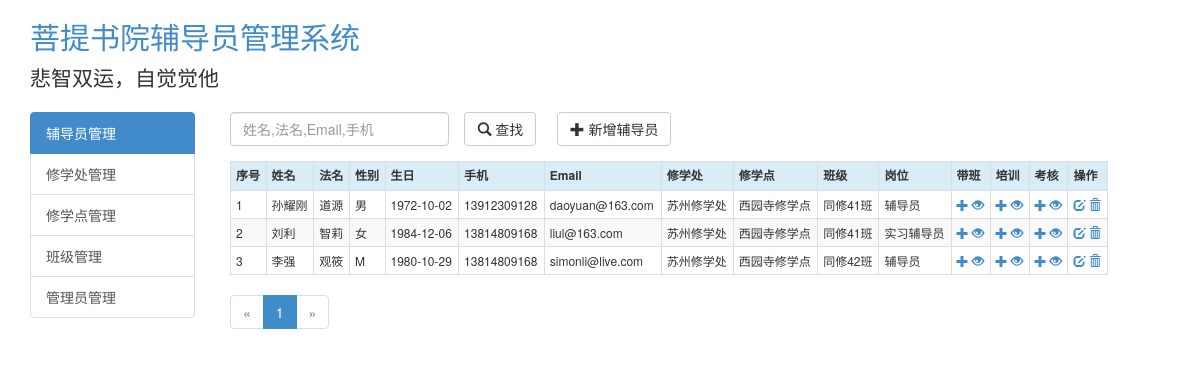
The page /counselor/list (signed in) on the database its author committed.
### putidms/models/counselor.py (models this page shows, shortened)
class Counselor(db.Model):
    __tablename__ = 'counselors'
    id = db.Column(db.Integer, primary_key=True, autoincrement=True)
    username = db.Column(db.String(100), nullable=False, index=True)
    religiousname = db.Column(db.String(100))
    gender = db.Column(db.String(50))
    birthday = db.Column(db.Date)
    mobile = db.Column(db.String(50))
    email = db.Column(db.String(100))
    class_id = db.Column(db.Integer, db.ForeignKey('classes.id'))
    duty_id = db.Column(db.Integer, db.ForeignKey('duties.id'))  # 岗位
    is_delete = db.Column(db.Integer, default=0)
    create_user = db.Column(db.Integer)
    create_time = db.Column(db.DateTime, default=datetime.utcnow)
    update_user = db.Column(db.Integer)
    update_time = db.Column(db.DateTime, default=datetime.utcnow)
    lead_class_records = db.relationship('LeadClassRecord', backref='counselor', lazy='dynamic')
    training_records = db.relationship('TrainingRecord', backref='counselor', lazy='dynamic')
    evaluation_records = db.relationship('EvaluationRecord', backref='counselor', lazy='dynamic')

### putidms/models/org.py (models this page shows, shortened)
class Division(db.Model):
    __tablename__ = 'divisions'
    id = db.Column(db.Integer, primary_key=True, autoincrement=True)
    name = db.Column(db.String(255), index=True, unique=True, nullable=False)
    desc = db.Column(db.Text)
    update_user = db.Column(db.Integer)
    create_time = db.Column(db.DateTime, default=datetime.utcnow)
    update_time = db.Column(db.DateTime, default=datetime.utcnow)
    departments = db.relationship('Department', backref='division', lazy='dynamic')
    users = db.relationship('User', backref='division', lazy='dynamic')

class Department(db.Model):
    __tablename__ = 'departments'
    id = db.Column(db.Integer, primary_key=True, autoincrement=True)
    name = db.Column(db.String(255), index=True, unique=True, nullable=False)
    desc = db.Column(db.Text)
    update_user = db.Column(db.Integer)
    create_time = db.Column(db.DateTime, default=datetime.utcnow)
    update_time = db.Column(db.DateTime, default=datetime.utcnow)
    division_id = db.Column(db.Integer, db.ForeignKey('divisions.id'))
    classes = db.relationship('Class', backref='department', lazy='dynamic')

class Class(db.Model):
    __tablename__ = 'classes'
    id = db.Column(db.Integer, primary_key=True, autoincrement=True)
    name = db.Column(db.String(255), index=True, unique=True, nullable=False)
    number = db.Column(db.String(255), unique=True, nullable=False, index=True)  # 班级编号
    desc = db.Column(db.Text)
    update_user = db.Column(db.Integer)
    create_time = db.Column(db.DateTime, default=datetime.utcnow)
    update_time = db.Column(db.DateTime, default=datetime.utcnow)
    department_id = db.Column(db.Integer, db.ForeignKey('departments.id'))
    counselors = db.relationship('Counselor', backref='class_', lazy='dynamic')
    lead_class_records = db.relationship('LeadClassRecord', backref='class_', lazy='dynamic')

class Duty(db.Model):
    __tablename__ = 'duties'
    id = db.Column(db.Integer, primary_key=True, autoincrement=True)
    name = db.Column(db.String(255), index=True, unique=True, nullable=False)
    desc = db.Column(db.Text)
    update_user = db.Column(db.Integer)
    create_time = db.Column(db.DateTime, default=datetime.utcnow)
    update_time = db.Column(db.DateTime, default=datetime.utcnow)
    counselors = db.relationship('Counselor', backref='duty', lazy='dynamic')
    lead_class_records = db.relationship('LeadClassRecord', backref='duty', lazy='dynamic')

### putidms/main/views.py (the view)
@mod.route('/counselor/list')
@login_required
def counselor_list():
    page = request.args.get('page', 1, type=int)
    pagination = Counselor.query.filter_by(is_delete=0).order_by(Counselor.update_time.desc()) \
        .paginate(page, per_page=current_app.config['ITEMS_PER_PAGE'], error_out=False)
    counselors = pagination.items
    return render_template('main/counselor_list.html', counselors=counselors, pagination=pagination,
                           endpoint='.counselor_list')

### putidms/models/user.py (called while the page is built)
@login_manager.user_loader
def load_user(user_id):
    return User.query.get(int(user_id))

### putidms/templates/main/counselor_list.html (shortened to what this page needs)
{% extends 'base.html' %}
{% from "_macros.html" import pagination_widget %}
{% block content %}
    <div class="row">
        <div class="col-md-12">
            <div class="row">
                <form action="{{ url_for('main.counselor_search') }}" method="post" role="form" class="form-horizontal">
                    <div class="col-md-3">
                        <div class="form-group">
                            <input class="form-control" type="text" id="keyword" name="keyword"
                                   value="{{ keyword }}"
                                   placeholder="姓名,法名,Email,手机">
                        </div>
                    </div>
                    <div class="col-md-1">
                        <button type="submit" class="btn btn-default">
                            <span class="glyphicon glyphicon-search"></span> 查找
                        </button>
                    </div>
                </form>
                <div class="col-md-2" style="margin-left: 20px;">
                    <a class="btn btn-default" href="{{ url_for('main.counselor_add') }}" role="button">
                        <span class="glyphicon glyphicon-plus"></span> 新增辅导员
                    </a>
                </div>
            </div>
            {% if counselors %}
                <div class="row">
                    <table class="table table-striped table-bordered table-hover table-condensed">
                        <tr class="info">
                            <th>序号</th>
                            <th>姓名</th>
                            <th>法名</th>
                            <th>性别</th>
                            <th>生日</th>
                            <th>手机</th>
                            <th>Email</th>
                            <th>修学处</th>
                            <th>修学点</th>
                            <th>班级</th>
                            <th>岗位</th>
                            <th>带班</th>
                            <th>培训</th>
                            <th>考核</th>
                            <th>操作</th>
                        </tr>
                        {% for c in counselors %}
                            <tr>
                                <td>{{ (pagination.page - 1) * config.ITEMS_PER_PAGE + loop.index }}</td>
                                <td>{{ c.username }}</td>
                                <td>{{ c.religiousname }} </td>
                                <td>{{ c.gender }}</td>
                                <td>{{ c.birthday }}</td>
                                <td>{{ c.mobile }}</td>
                                <td>{{ c.email }}</td>
                                <td>{{ c.class_.department.division.name }}</td>
                                <td>{{ c.class_.department.name }}</td>
                                <td>{{ c.class_.name }}</td>
                                <td>{{ c.duty.name }}</td>
                                <td>
                                    <a href="{{ url_for('main.leadclass_add',cid=c.id) }}" title="添加带班记录">
                                        <span class="glyphicon glyphicon-plus"></span>
                                    </a>
                                    <a href="{{ url_for('main.leadclass_list',cid=c.id) }}" title="查看带班记录">
                                        <span class="glyphicon glyphicon-eye-open"></span>
                                    </a>
                                </td>
                                <td>
                                    <a href="{{ url_for('main.training_add',cid=c.id) }}" title="添加培训记录">
                                        <span class="glyphicon glyphicon-plus"></span>
                                    </a>
                                    <a href="{{ url_for('main.training_list',cid=c.id) }}" title="查看培训记录">
                                        <span class="glyphicon glyphicon-eye-open"></span>
                                    </a>
                                </td>
                                <td>
                                    <a href="{{ url_for('main.evaluation_add',cid=c.id) }}" title="添加考核记录">
                                        <span class="glyphicon glyphicon-plus"></span>
                                    </a>
                                    <a href="{{ url_for('main.evaluation_list',cid=c.id) }}" title="查看考核记录">
                                        <span class="glyphicon glyphicon-eye-open"></span>
                                    </a>
                                </td>
                                <td>
                                    <a href="{{ url_for('main.counselor_edit',id=c.id) }}" title="编辑">
                                        <span class="glyphicon glyphicon-edit"></span>
                                    </a>
                                    <a href="javascript:void(0);" title="删除辅导员"
                                       onclick="confirm_delete('{{ url_for("main.counselor_delete",id=c.id) }}');">
                                        <span class="glyphicon glyphicon-trash"></span>
                                    </a>
                                </td>
                            </tr>
                        {% endfor %}
                    </table>
                    {{ pagination_widget(pagination, endpoint) }}
                </div>
            {% else %}
                <div class="row">
                    <div class="col-md-12">
                        没有找到相关资料！
                    </div>
                </div>
            {% endif %}
        </div>
    </div>
{% endblock %}

### putidms/templates/base.html (shortened to what this page needs)
<!DOCTYPE html>
<html lang="en">
<head>
    {% block css %}
        <link href="{{ url_for('static', filename='bootstrap/css/bootstrap.min.css') }}" rel="stylesheet"
              type="text/css"/>
        <link href="{{ url_for('static', filename='css/common.css') }}" rel="stylesheet" type="text/css"/>
        <link href="{{ url_for('static', filename='css/jquery-confirm.min.css') }}" rel="stylesheet" type="text/css"/>
    {% endblock %}
</head>
<body>
<header>
    <div class='header-top'>
        <div class="container">
            <h2 class="putidms-title"><a href="{{ url_for('main.index') }}">菩提书院辅导员管理系统</a></h2>
            <p class="lead signature">悲智双运，自觉觉他</p>
        </div>
    </div>
</header>
<div class="container">
    <div class="row" id="content2">
        <div class="col-md-2">
            {% block sidebar %}
                <div class="list-group">
                    <a href="{{ url_for('main.counselor_list') }}" class="list-group-item active">辅导员管理</a>
                    <a href="{{ url_for('admin.division_list') }}" class="list-group-item">修学处管理</a>
                    <a href="{{ url_for('admin.department_list') }}" class="list-group-item">修学点管理</a>
                    <a href="{{ url_for('admin.class_list') }}" class="list-group-item">班级管理</a>
                    <a href="{{ url_for('auth.user_list') }}" class="list-group-item">管理员管理</a>
                </div>
            {% endblock %}
        </div>
        <div class="col-md-9" style="margin-left: 20px;">
            <div class="row">
                <div class="col-md-12">
                    {% block content %}{% endblock %}
                </div>
            </div>
        </div>
    </div>
</div>
</body>
</html>

### putidms/templates/_macros.html (shortened to what this page needs)
{% macro pagination_widget(pagination, endpoint, fragment='') %}
    <ul class="pagination">
        <li{% if not pagination.has_prev %} class="disabled"{% endif %}>
            <a href="{% if pagination.has_prev %}{{ url_for(endpoint,
                page = pagination.page - 1, **kwargs) }}{{ fragment }}{% else %}#{% endif %}">
                &laquo;
            </a>
        </li>
        {% for p in pagination.iter_pages() %}
            {% if p %}
                {% if p == pagination.page %}
                    <li class="active">
                        <a href="{{ url_for(endpoint, page = p, **kwargs) }}{{ fragment }}">{{ p }}</a>
                    </li>
                {% else %}
                    <li>
                        <a href="{{ url_for(endpoint, page = p, **kwargs) }}{{ fragment }}">{{ p }}</a>
                    </li>
                {% endif %}
            {% else %}
                <li class="disabled"><a href="#">&hellip;</a></li>
            {% endif %}
        {% endfor %}
        <li{% if not pagination.has_next %} class="disabled"{% endif %}>
            <a href="{% if pagination.has_next %}{{ url_for(endpoint,
                page = pagination.page + 1, **kwargs) }}{{ fragment }}{% else %}#{% endif %}">
                &raquo;
            </a>
        </li>
    </ul>
{% endmacro %}

### putidms/static/css/common.css (style rules this page uses)
table td { font-size: 12px; }
th { font-size: 12px; }
.pagination { margin-top: 0px; }

### rows shown on the page
Counselor: (pagination.page-1)*config.ITEMS_PER_PAGE+loop.index "1", username "孙耀刚", religiousname "道源", gender "男", birthday "1972-10-02", mobile "13912309128", email "daoyuan@163.com", class_.department.division.name "苏州修学处", class_.department.name "西园寺修学点", class_.name "同修41班", duty.name "辅导员"
Counselor: page "2", username "刘利", religiousname "智莉", gender "女", birthday "1984-12-06", mobile "13814809168", email "liul@163.com", class_.department.division.name "苏州修学处", class_.department.name "西园寺修学点", class_.name "同修41班", duty.name "实习辅导员"
Counselor: page "3", username "李强", religiousname "观筱", gender "M", birthday "1980-10-29", mobile "13814809168", email "simonli@live.com", class_.department.division.name "苏州修学处", class_.department.name "西园寺修学点", class_.name "同修42班", duty.name "辅导员"

### other values the page prints
{{ p }} "1"
